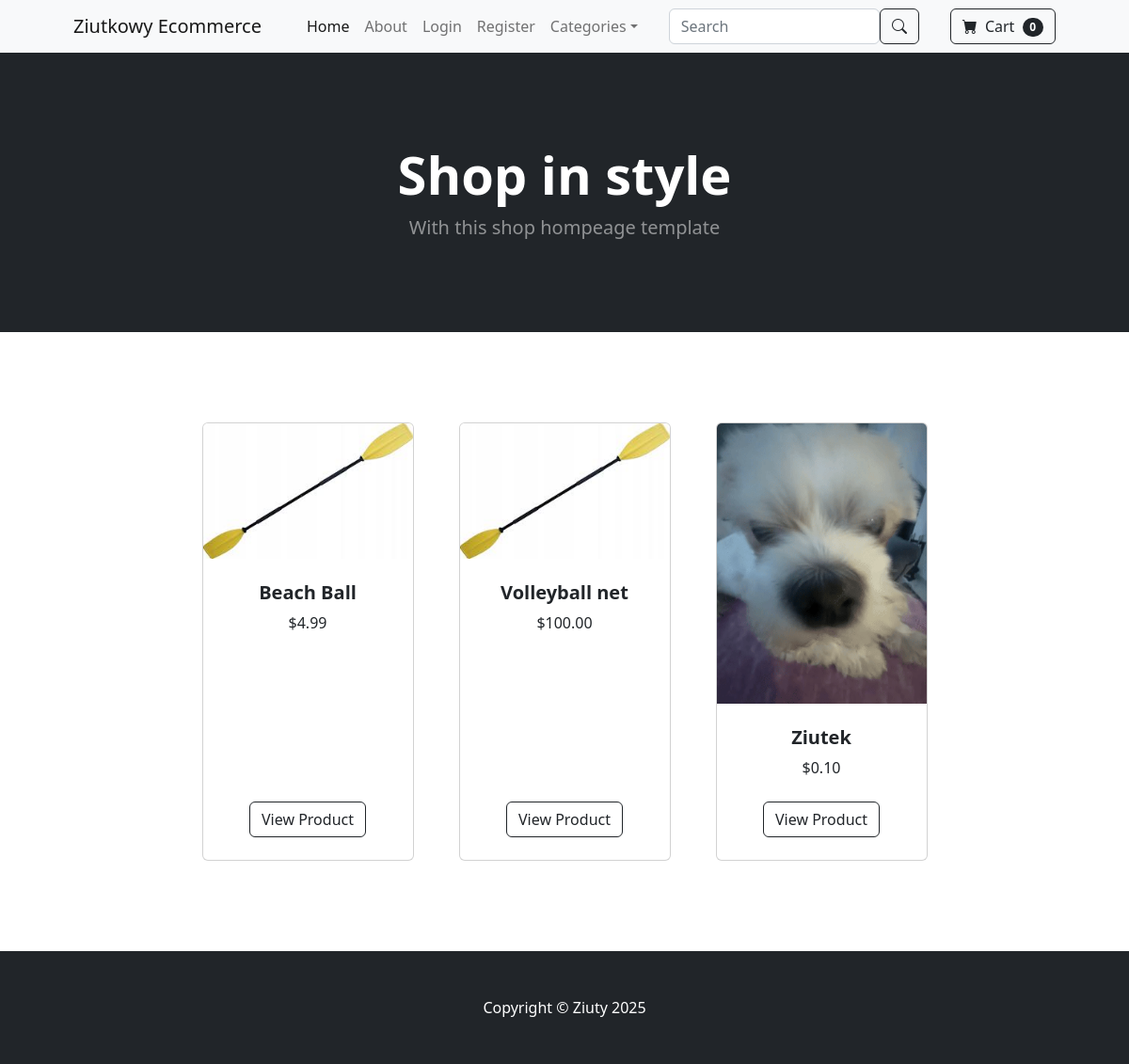
The page / on the database its author committed.
### store/models.py (models this page shows, shortened)
class Products(models.Model):
    name = models.CharField(max_length=100)
    price = models.DecimalField(default=0, decimal_places=2, max_digits=6)
    category = models.ForeignKey(Category, on_delete=models.CASCADE, default=1)
    description = models.CharField(max_length=250, default='', blank=True, null=True)
    image = models.ImageField(upload_to='uploads/product/')

### store/views.py (the view)
# urls.py: path('', views.home, name='home'),
def home(request):
    products = Products.objects.all()
    categories = Category.objects.all()
    return render(request, 'home.html', {'products':products, 'categories':categories})

### cart/cart.py (called while the page is built)
    def __len__(self):
        return len(self.cart)

### cart/context_processors.py (called while the page is built)
def cart(request):
    return{'cart': Cart(request)}

### store/context_processors.py (called while the page is built)
def categories(request):
    return {'categories': Category.objects.all()}

### store/templates/home.html
{% extends 'base.html' %}
{% block content %}
        <header class="bg-dark py-5">
            <div class="container px-4 px-lg-5 my-5">
                <div class="text-center text-white">
                    <h1 class="display-4 fw-bolder">Shop in style</h1>
                    <p class="lead fw-normal text-white-50 mb-0">With this shop hompeage template</p>
                </div>
            </div>
        </header>
        <section class="py-5">
            <div class="container px-4 px-lg-5 mt-5">
                <div class="row gx-4 gx-lg-5 row-cols-2 row-cols-md-3 row-cols-xl-4 justify-content-center">
                    {% for product in products %}
                    {% if product.is_sale %}
                    <div class="col mb-5">
                        <div class="card h-100">
                            <div class="badge bg-dark text-white position-absolute" style="top: 0.5rem; right: 0.5rem">Sale</div>
                            <img class="card-img-top" src="{{ product.image.url }}" alt="..." />
                            <div class="card-body p-4">
                                <div class="text-center">
                                    <h5 class="fw-bolder">{{ product.name }}</h5>
                                    <div class="d-flex justify-content-center small text-warning mb-2">
                                        <div class="bi-star-fill"></div>
                                            &nbsp;&nbsp;Sale!&nbsp;&nbsp;
                                        <div class="bi-star-fill"></div>
                                    </div>
                                    <strike>
                                    ${{ product.price }}
                                    </strike>
                                    &nbsp;
                                    ${{ product.sale_price }}
                                </div>
                            </div>
                            <div class="card-footer p-4 pt-0 border-top-0 bg-transparent">
                                <div class="text-center">
                                    <a class="btn btn-outline-dark mt-auto" href="{% url 'product' product.id  %}">View Product</a>
                                </div>
                            </div>
                        </div>
                    </div>
                    {% else %}
                    <div class="col mb-5">
                        <div class="card h-100">
                            <img class="card-img-top" src="{{ product.image.url }}" alt="..." />
                            <div class="card-body p-4">
                                <div class="text-center">
                                    <h5 class="fw-bolder">{{ product.name }}</h5>
                                    ${{ product.price }}
                                </div>
                            </div>
                            <div class="card-footer p-4 pt-0 border-top-0 bg-transparent">
                                    <div class="text-center"><a class="btn btn-outline-dark mt-auto" href="{% url 'product' product.id %}">View Product</a></div>
                            </div>
                        </div>
                    </div>
                    {% endif %}
                    {% endfor %}
                </div>
            </div>
        </section>
{% endblock %}

### rows shown on the page
Products: image (picture), name "Beach Ball", price "4.99"
Products: image (picture), name "Volleyball net", price "100.00"
Products: image (picture), name "Ziutek", price "0.10"

### other values the page prints
{{ cart|length }} "0"
